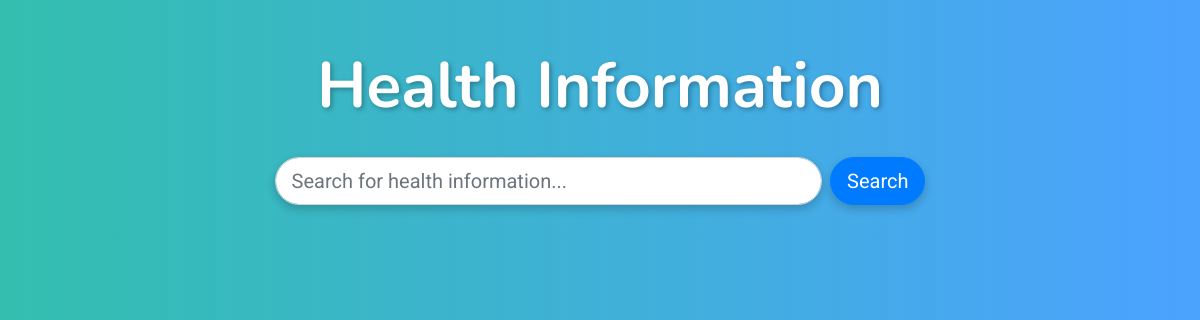
Before: /education/info/ with the older database file.
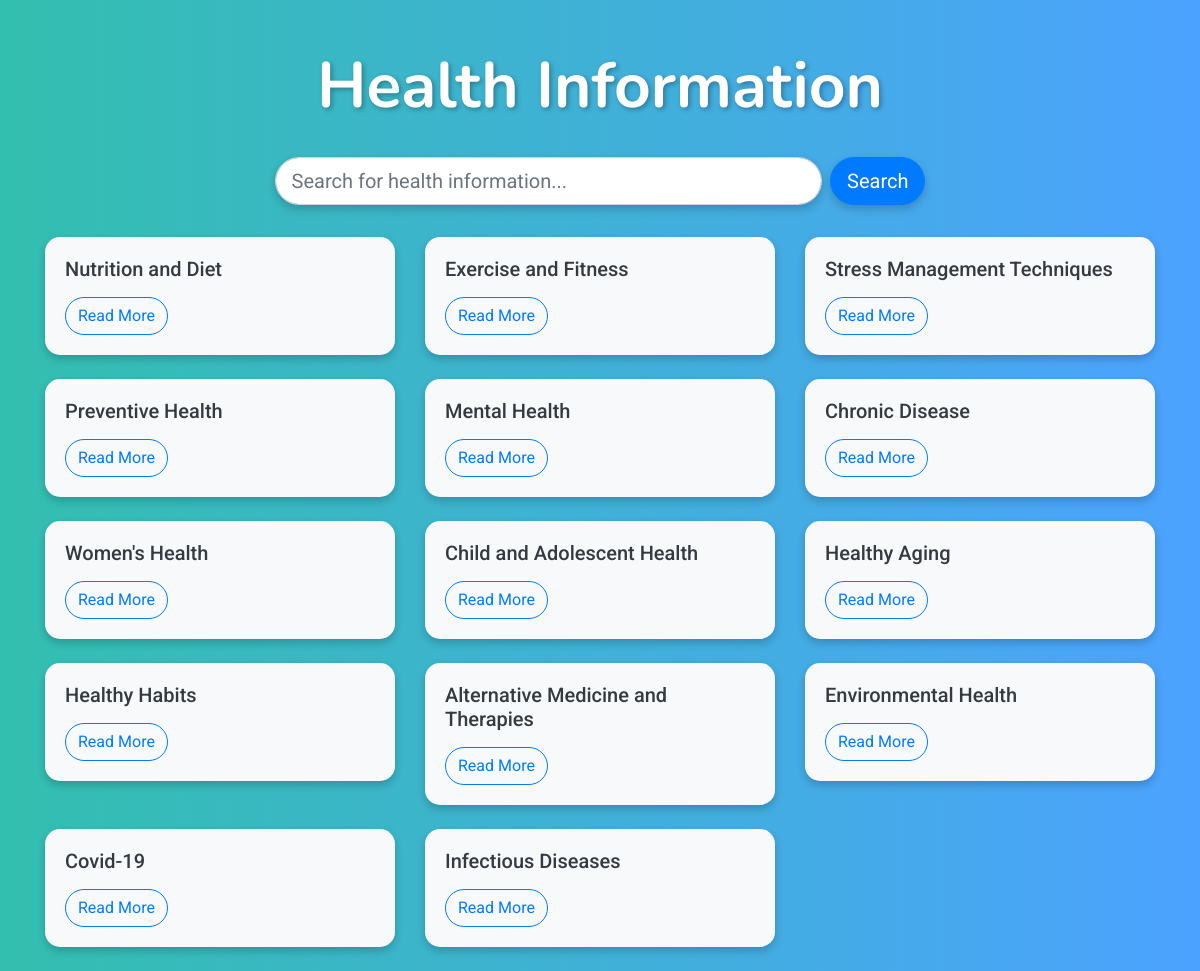
After: the same page with the newer database file.
### education/models.py (models this page shows, shortened)
class HealthInformation(models.Model):
    title = models.CharField(max_length=255)
    content = models.TextField()
    created_at = models.DateTimeField(auto_now_add=True)

### education/views.py (the view)
# urls.py: path('info/', views.info, name='info'),
def info(request):
    query = request.GET.get('q')
    if query:
        informations = HealthInformation.objects.filter(title__icontains=query)
    else:
        informations = HealthInformation.objects.all()
    return render(request, 'info.html', {'informations': informations})

### education/templates/info.html (shortened to what this page needs)
<!DOCTYPE html>
<html lang="en">
<head>
    <link href="https://stackpath.bootstrapcdn.com/bootstrap/4.5.2/css/bootstrap.min.css" rel="stylesheet">
</head>
<body>
    <div class="container mt-5">
        <h1 class="text-center mb-4">Health Information</h1>
        <div class="row justify-content-center mb-4">
            <div class="col-md-8">
                <form method="GET" action="{% url 'info' %}" class="form-inline justify-content-center">
                    <input class="form-control form-control-lg w-75" type="search" name="q" placeholder="Search for health information..." aria-label="Search">
                    <button class="btn btn-primary btn-lg ml-2" type="submit">Search</button>
                </form>
            </div>
        </div>
        <div class="row">
            {% for information in informations %}
            <div class="col-md-4 mb-4">
                <div class="card">
                    <div class="card-body">
                        <h5 class="card-title">{{ information.title }}</h5>
                        <a href="{% url 'information_detail' information.id %}" class="btn btn-outline-primary">Read More</a>
                    </div>
                </div>
            </div>
            {% endfor %}
        </div>
    </div>
</body>
</html>

### education/templates/info.html (style rules this page uses)
body { background: linear-gradient(to right, rgba(0, 175, 155, 0.8), rgba(0, 123, 255, 0.7)), url('https://source.unsplash.com/1600x900/?healthcare,doctor') no-repeat center center fixed; background-size: cover; font-family: 'Roboto', sans-serif; color: white; transition: background 0.3s ease-in-out; }
h1 { font-family: 'Nunito', sans-serif; font-size: 4rem; font-weight: bolder; color: white; text-align: center; animation: fadeIn 1.5s ease-in-out; text-shadow: 2px 2px 5px rgba(0, 0, 0, 0.3); }
.form-control-lg { border-radius: 50px; box-shadow: 0 4px 10px rgba(0, 0, 0, 0.2); transition: box-shadow 0.3s ease, background-color 0.3s ease; }
.btn-lg { border-radius: 50px; box-shadow: 0 4px 10px rgba(0, 0, 0, 0.2); transition: transform 0.3s, box-shadow 0.3s; }
.card { background-color: #f8f9fa; border: none; box-shadow: 0 4px 8px rgba(0, 0, 0, 0.2); transition: transform 0.3s ease, box-shadow 0.3s ease; border-radius: 15px; }
.card-title, .card-text { color: #343a40; }
.btn-outline-primary { border-radius: 50px; transition: background-color 0.3s ease, color 0.3s ease, box-shadow 0.3s; }
.row { margin-top: 2rem; }
.btn { transition: transform 0.3s ease, box-shadow 0.3s ease; }

Changed rows visible on the page:
added HealthInformation: title "Nutrition and Diet"
added HealthInformation: title "Exercise and Fitness"
added HealthInformation: title "Stress Management Techniques"
added HealthInformation: title "Preventive Health"
added HealthInformation: title "Mental Health"
added HealthInformation: title "Chronic Disease"
added HealthInformation: title "Women's Health"
added HealthInformation: title "Child and Adolescent Health"
added HealthInformation: title "Healthy Aging"
added HealthInformation: title "Healthy Habits"
added HealthInformation: title "Alternative Medicine and Therapies"
added HealthInformation: title "Environmental Health"
added HealthInformation: title "Covid-19"
added HealthInformation: title "Infectious Diseases"
